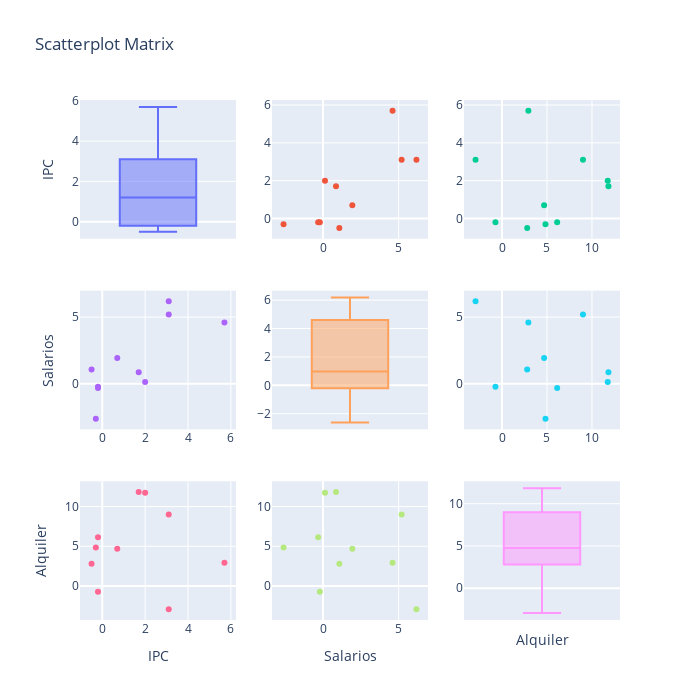

The cell this chart's notebook holds for it:
### Code cell
# import figure factory
import plotly.figure_factory as ff


# scatter matrix
fig = ff.create_scatterplotmatrix(salario_ipc_alquiler,
                                 diag = 'box',
                                #  index = salario_ipc_alquiler['Alquiler'],
                                 colormap = sns.diverging_palette(145, 280, s=85, l=25, n=7),
                                 height = 700,
                                 width = 700)


iplot(fig)

### Figure 1 — Plotly figure (JSON) as saved in the notebook; plotly's stock layout.template omitted (floating-point values rounded to 4 significant figures)
{"data": [{"showlegend": false, "type": "box", "xaxis": "x", "y": [-0.2, -0.5, -0.2, 2, 1.7, 0.7, -0.3, 3.1, 5.7, 3.1], "yaxis": "y"}, {"marker": {"size": 6}, "mode": "markers", "showlegend": false, "type": "scatter", "x": [-0.21, 1.08, -0.32, 0.13, 0.86, 1.94, -2.61, 6.18, 4.6, 5.2], "xaxis": "x2", "y": [-0.2, -0.5, -0.2, 2, 1.7, 0.7, -0.3, 3.1, 5.7, 3.1], "yaxis": "y2"}, {"marker": {"size": 6}, "mode": "markers", "showlegend": false, "type": "scatter", "x": [-0.73, 2.8, 6.13, 11.75, 11.83, 4.68, 4.83, -2.94, 2.93, 9], "xaxis": "x3", "y": [-0.2, -0.5, -0.2, 2, 1.7, 0.7, -0.3, 3.1, 5.7, 3.1], "yaxis": "y3"}, {"marker": {"size": 6}, "mode": "markers", "showlegend": false, "type": "scatter", "x": [-0.2, -0.5, -0.2, 2, 1.7, 0.7, -0.3, 3.1, 5.7, 3.1], "xaxis": "x4", "y": [-0.21, 1.08, -0.32, 0.13, 0.86, 1.94, -2.61, 6.18, 4.6, 5.2], "yaxis": "y4"}, {"showlegend": false, "type": "box", "xaxis": "x5", "y": [-0.21, 1.08, -0.32, 0.13, 0.86, 1.94, -2.61, 6.18, 4.6, 5.2], "yaxis": "y5"}, {"marker": {"size": 6}, "mode": "markers", "showlegend": false, "type": "scatter", "x": [-0.73, 2.8, 6.13, 11.75, 11.83, 4.68, 4.83, -2.94, 2.93, 9], "xaxis": "x6", "y": [-0.21, 1.08, -0.32, 0.13, 0.86, 1.94, -2.61, 6.18, 4.6, 5.2], "yaxis": "y6"}, {"marker": {"size": 6}, "mode": "markers", "showlegend": false, "type": "scatter", "x": [-0.2, -0.5, -0.2, 2, 1.7, 0.7, -0.3, 3.1, 5.7, 3.1], "xaxis": "x7", "y": [-0.73, 2.8, 6.13, 11.75, 11.83, 4.68, 4.83, -2.94, 2.93, 9], "yaxis": "y7"}, {"marker": {"size": 6}, "mode": "markers", "showlegend": false, "type": "scatter", "x": [-0.21, 1.08, -0.32, 0.13, 0.86, 1.94, -2.61, 6.18, 4.6, 5.2], "xaxis": "x8", "y": [-0.73, 2.8, 6.13, 11.75, 11.83, 4.68, 4.83, -2.94, 2.93, 9], "yaxis": "y8"}, {"showlegend": false, "type": "box", "xaxis": "x9", "y": [-0.73, 2.8, 6.13, 11.75, 11.83, 4.68, 4.83, -2.94, 2.93, 9], "yaxis": "y9"}], "layout": {"height": 700, "showlegend": true, "title": {"text": "Scatterplot Matrix"}, "width": 700, "xaxis": {"anchor": "y", "domain": [0, 0.2889], "showticklabels": false}, "xaxis2": {"anchor": "y2", "domain": [0.3556, 0.6444]}, "xaxis3": {"anchor": "y3", "domain": [0.7111, 1]}, "xaxis4": {"anchor": "y4", "domain": [0, 0.2889]}, "xaxis5": {"anchor": "y5", "domain": [0.3556, 0.6444], "showticklabels": false}, "xaxis6": {"anchor": "y6", "domain": [0.7111, 1]}, "xaxis7": {"anchor": "y7", "domain": [0, 0.2889], "title": {"text": "IPC"}}, "xaxis8": {"anchor": "y8", "domain": [0.3556, 0.6444], "title": {"text": "Salarios"}}, "xaxis9": {"anchor": "y9", "domain": [0.7111, 1], "showticklabels": false, "title": {"text": "Alquiler"}}, "yaxis": {"anchor": "x", "domain": [0.7333, 1], "title": {"text": "IPC"}}, "yaxis2": {"anchor": "x2", "domain": [0.7333, 1]}, "yaxis3": {"anchor": "x3", "domain": [0.7333, 1]}, "yaxis4": {"anchor": "x4", "domain": [0.3667, 0.6333], "title": {"text": "Salarios"}}, "yaxis5": {"anchor": "x5", "domain": [0.3667, 0.6333]}, "yaxis6": {"anchor": "x6", "domain": [0.3667, 0.6333]}, "yaxis7": {"anchor": "x7", "domain": [0, 0.2667], "title": {"text": "Alquiler"}}, "yaxis8": {"anchor": "x8", "domain": [0, 0.2667]}, "yaxis9": {"anchor": "x9", "domain": [0, 0.2667]}}}
